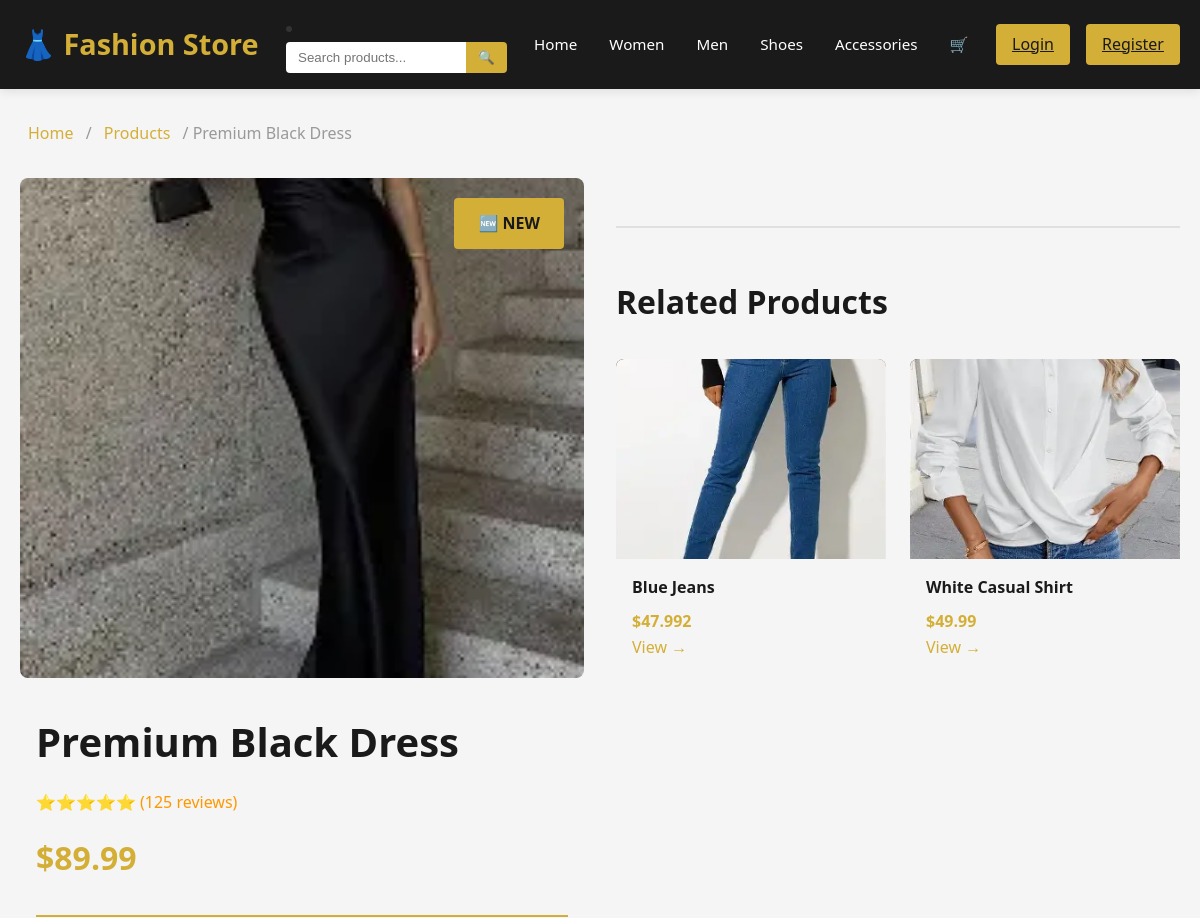
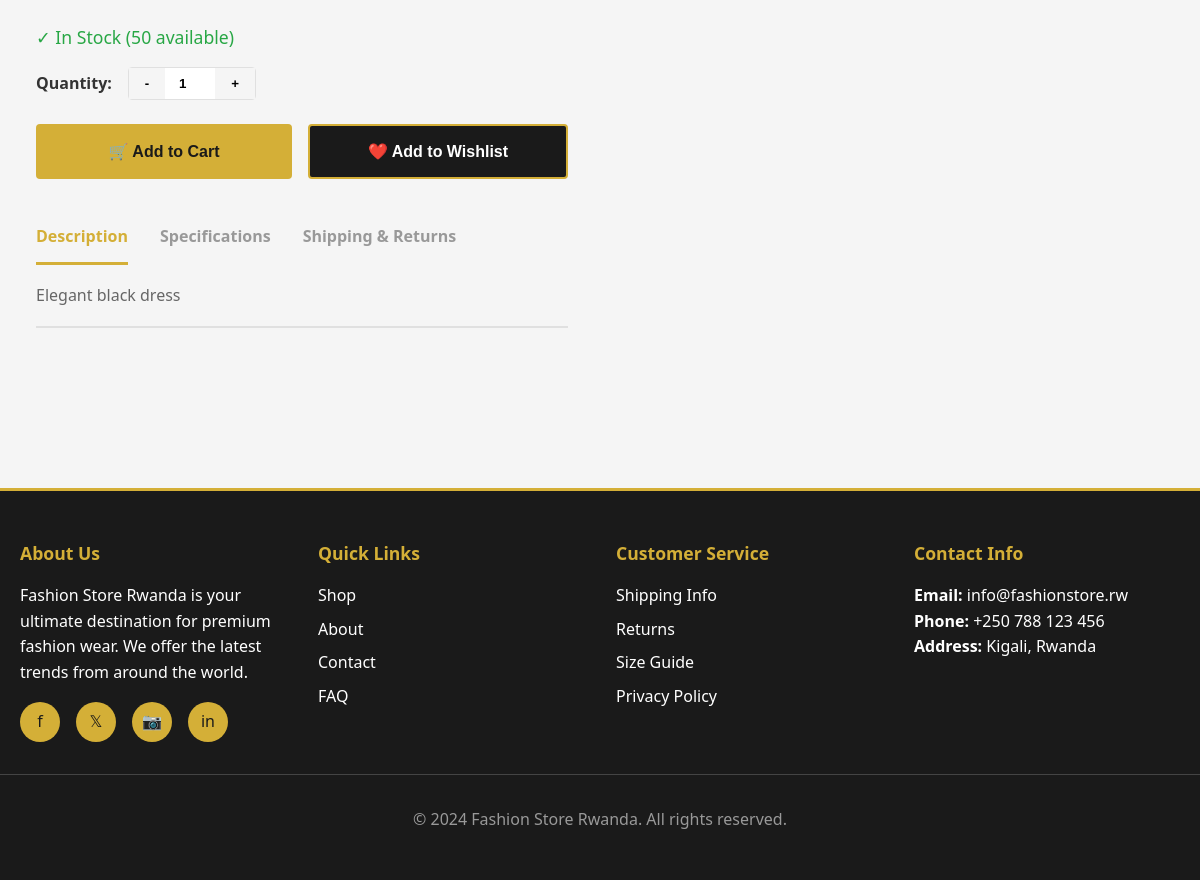
/product/1/, run on the app's committed database (2 pictures, top to bottom).
### store/models.py (models this page shows, shortened)
class Product(models.Model):
    BADGE_CHOICES = [
        ('new', 'New Arrival'),
        ('bestseller', 'Best Seller'),
        ('sale', 'Sale'),
        ('none', 'None'),
    ]
    name = models.CharField(max_length=200)
    description = models.TextField()
    price = models.DecimalField(max_digits=10, decimal_places=2, validators=[MinValueValidator(0)])
    category = models.ForeignKey(Category, on_delete=models.CASCADE, related_name='products')
    image = models.ImageField(upload_to='products/')
    images = models.ManyToManyField('ProductImage', blank=True, related_name='products')
    stock = models.IntegerField(validators=[MinValueValidator(0)])
    badge = models.CharField(max_length=20, choices=BADGE_CHOICES, default='none')
    discount_percentage = models.IntegerField(default=0, validators=[MinValueValidator(0), MaxValueValidator(100)])
    created_at = models.DateTimeField(auto_now_add=True)
    updated_at = models.DateTimeField(auto_now=True)
    class Meta:
        ordering = ['-created_at']
    @property
    def discounted_price(self):
        from decimal import Decimal
        discount_factor = Decimal(1) - Decimal(self.discount_percentage) / Decimal(100)
        return self.price * discount_factor
    @property
    def is_in_stock(self):
        return self.stock > 0

### store/views.py (the view)
# urls.py: path('product/<int:pk>/', views.product_detail, name='product_detail'),
def product_detail(request, pk):
    product = get_object_or_404(Product, pk=pk)
    related_products = Product.objects.filter(category=product.category).exclude(pk=pk)[:4]
    context = {
        'product': product,
        'related_products': related_products,
    }
    return render(request, 'store/product_detail.html', context)

### store/templates/store/product_detail.html (shortened to what this page needs)
{% extends 'store/base.html' %}
{% block content %}
<div class="container">
    <div class="breadcrumb">
        <a href="{% url 'home' %}">Home</a> /
        <a href="{% url 'products' %}">Products</a> /
        <span>{{ product.name }}</span>
    </div>
    <div class="product-detail-page">
        <div class="product-detail">
            <div class="product-gallery">
                <div class="main-image">
    {% if product.badge != 'none' %}
        <span class="product-badge">
            {% if product.badge == 'new' %}🆕 NEW
            {% elif product.badge == 'bestseller' %}⭐ BEST SELLER
            {% elif product.badge == 'sale' %}💰 SALE
            {% endif %}
        </span>
    {% endif %}
    <img src="{{ product.image.url }}" alt="{{ product.name }}">
</div>
            <div class="product-details">
                <h1 class="product-title">{{ product.name }}</h1>
                <div class="product-rating">
                    ⭐⭐⭐⭐⭐ (125 reviews)
                </div>
                <div class="product-price-section">
                    <div class="price-display">
                        {% if product.discount_percentage > 0 %}
                            <span class="original-price">${{ product.price }}</span>
                            ${{ product.discounted_price }}
                            <span class="discount-badge">-{{ product.discount_percentage }}%</span>
                        {% else %}
                            ${{ product.price }}
                        {% endif %}
                    </div>
                </div>
                <div class="stock-status {% if product.is_in_stock %}in-stock{% else %}out-of-stock{% endif %}">
                    {% if product.is_in_stock %}
                        ✓ In Stock ({{ product.stock }} available)
                    {% else %}
                        ✗ Out of Stock
                    {% endif %}
                </div>
                {% if product.is_in_stock %}
                <form method="post" action="{% url 'add_to_cart' product.id %}">
                    <div class="quantity-selector">
                        <label for="quantity">Quantity:</label>
                        <div class="quantity-input">
                            <button type="button" onclick="decreaseQuantity()">-</button>
                            <input type="number" id="quantity" name="quantity" value="1" min="1" max="{{ product.stock }}">
                            <button type="button" onclick="increaseQuantity()">+</button>
                        </div>
                    </div>
                    <div class="action-buttons">
                        <button type="submit" class="btn btn-add-cart">🛒 Add to Cart</button>
                        <button type="button" class="btn btn-wishlist">❤️ Add to Wishlist</button>
                    </div>
                </form>
                {% endif %}
                <div class="product-tabs">
                    <div class="tabs">
                        <div class="tab active" onclick="showTab('description')">Description</div>
                        <div class="tab" onclick="showTab('specs')">Specifications</div>
                        <div class="tab" onclick="showTab('shipping')">Shipping & Returns</div>
                    </div>
                    <div id="description" class="tab-content active">
                        <div class="description">
                            {{ product.description }}
                        </div>
                    </div>
                </div>
            </div>
        </div>
        {% if related_products %}
        <div class="related-products">
            <h2 class="related-title">Related Products</h2>
            <div class="related-grid">
                {% for prod in related_products %}
                <div class="related-card">
                    <div class="related-image">
    <img src="{{ prod.image.url }}" alt="{{ prod.name }}">
</div>
                    <div class="related-info">
                        <div class="related-name">{{ prod.name }}</div>
                        <div class="related-price">${{ prod.discounted_price }}</div>
                        <a href="{% url 'product_detail' prod.id %}" style="color: var(--secondary); text-decoration: none;">View →</a>
                    </div>
                </div>
                {% endfor %}
            </div>
        </div>
        {% endif %}
    </div>
</div>
{% endblock %}

### data on the page
Product: name "Premium Black Dress", image (picture), price "89.99", stock "50", description "Elegant black dress"
Product: image (picture), name "Blue Jeans", discounted_price "47.992"
Product: image (picture), name "White Casual Shirt", discounted_price "49.99"
